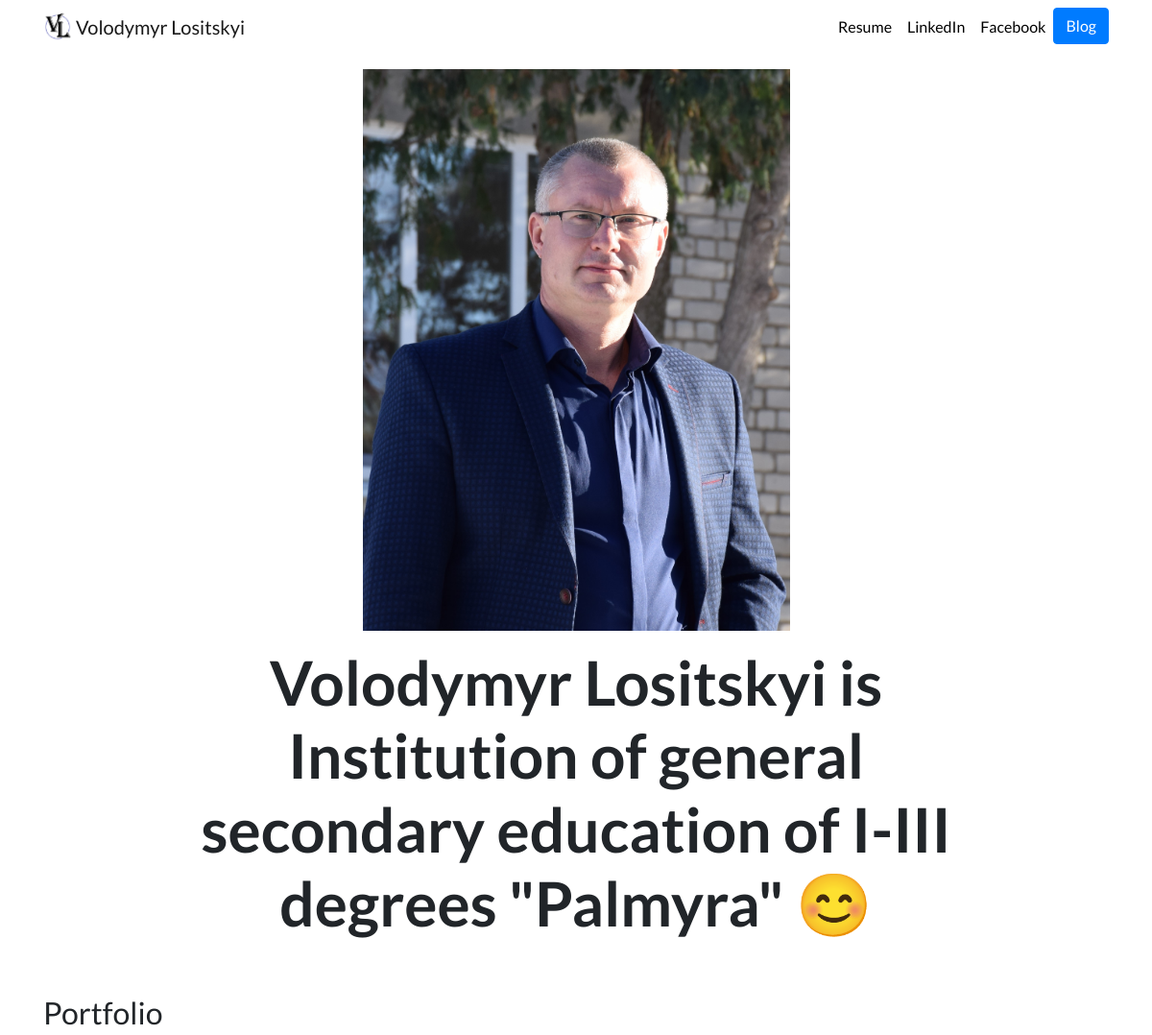
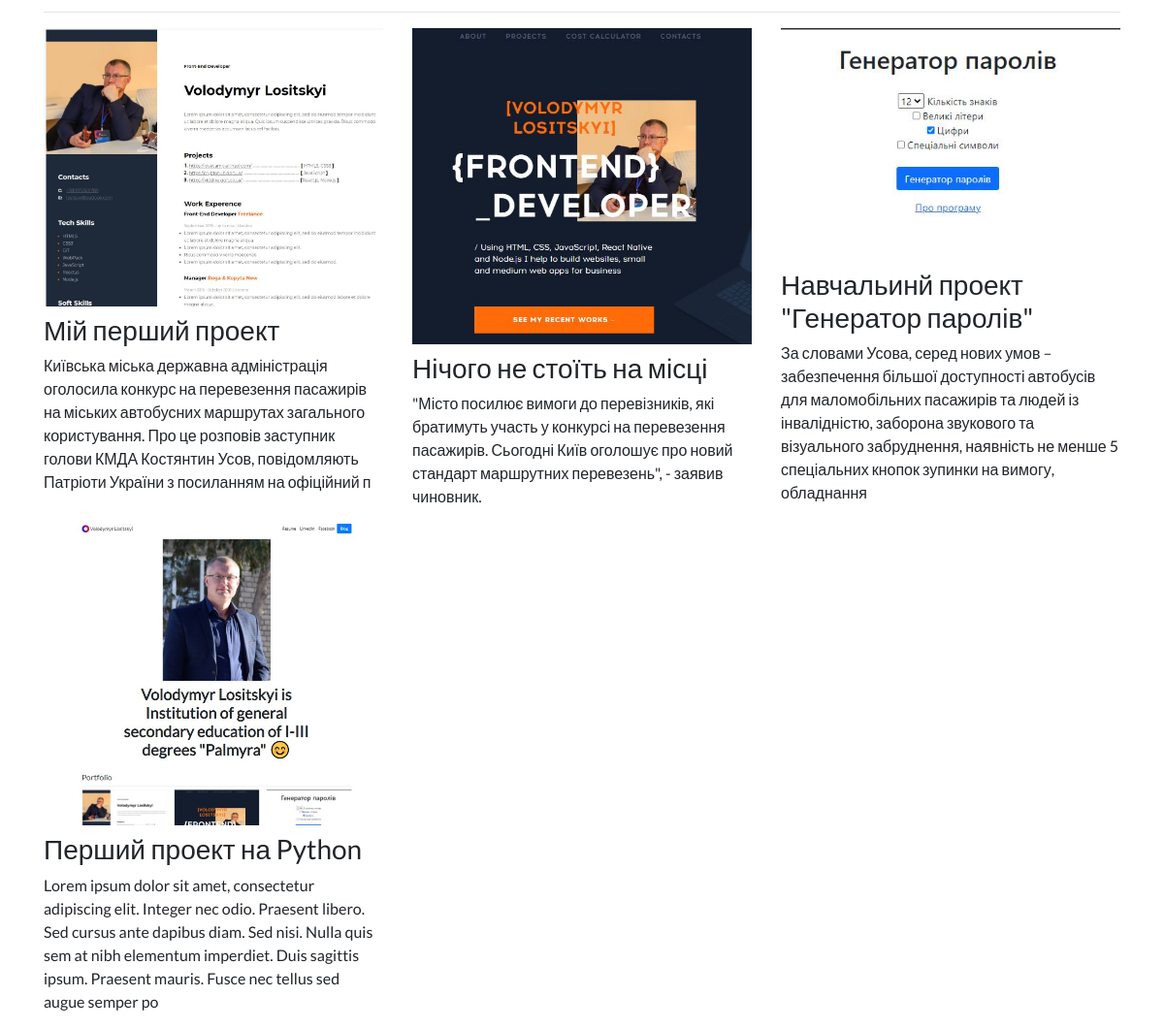
The page / on the database its author committed (2 pictures, top to bottom).
### portfolio/models.py (models this page shows, shortened)
class Project(models.Model):
    title = models.CharField(max_length=100)
    description  = models.CharField(max_length=250)
    image = models.ImageField(upload_to='portfolio/images/')
    url = models.URLField(blank = True)

### portfolio/views.py (the view)
# urls.py: 2. Add a URL to urlpatterns:  path('', views.home, name='home')
def home(request):
    projects = Project.objects.all()
    return render(request, 'portfolio/home.html', {'projects':projects})

### portfolio/templates/portfolio/home.html
{% extends "portfolio/base.html" %}
{% load static %}
{% block content %}
<div class="row justify-content-center my-3">
  <div class="col-5">
    <img src="{% static 'portfolio/vml.jpg' %}" class="img-fluid">
  </div>
</div>
<div class="row justify-content-center mb-3">
  <div class="col-md-9 text-center">
    <h1 id="hometext" class="font-weight-bold">Volodymyr Lositskyi is Institution of general secondary education of I-III degrees "Palmyra" 😊</h1>
  </div>
</div>
<h2 class="mt-5">Portfolio</h2>
<hr>
<div class="row">
  {% for project in projects %}
  <div class="col-lg-4 col-md-6">
    {% if project.url %}
    <a href="{{ project.url }}">
      <img src="{{ project.image.url }}" class="img-fluid mb-2">
    </a>
    {% else %}
    <img src="{{ project.image.url }}" class="img-fluid mb-2">
    {% endif %}
    <h3>{{ project.title }}</h3>
    <p>{{ project.description }}</p>
  </div>
  {% endfor %}
</div>
{% endblock %}

### portfolio/static/portfolio/custom.css (style rules this page uses)
body { font-family: 'Lato', sans-serif; }
@media (min-width: 992px) { #hometext { font-size: 4rem; } }

### rows shown on the page
Project: image (picture), title "Мій перший проект", description "Київська міська державна адміністрація оголосила конкурс на перевезення пасажирів на міських автобусних маршрутах загального користування. Про це розповів заступник голови КМДА Костянтин Усов, повідомляють Патріоти України з посиланням на офіційний п"
Project: image (picture), title "Нічого не стоїть на місці", description "\"Місто посилює вимоги до перевізників, які братимуть участь у конкурсі на перевезення пасажирів. Сьогодні Київ оголошує про новий стандарт маршрутних перевезень\", - заявив чиновник."
Project: image (picture), title "Навчальинй проект \"Генератор паролів\"", description "За словами Усова, серед нових умов – забезпечення більшої доступності автобусів для маломобільних пасажирів та людей із інвалідністю, заборона звукового та візуального забруднення, наявність не менше 5 спеціальних кнопок зупинки на вимогу, обладнання"
Project: image (picture), title "Перший проект на Python", description "Lorem ipsum dolor sit amet, consectetur adipiscing elit. Integer nec odio. Praesent libero. Sed cursus ante dapibus diam. Sed nisi. Nulla quis sem at nibh elementum imperdiet. Duis sagittis ipsum. Praesent mauris. Fusce nec tellus sed augue semper po"
